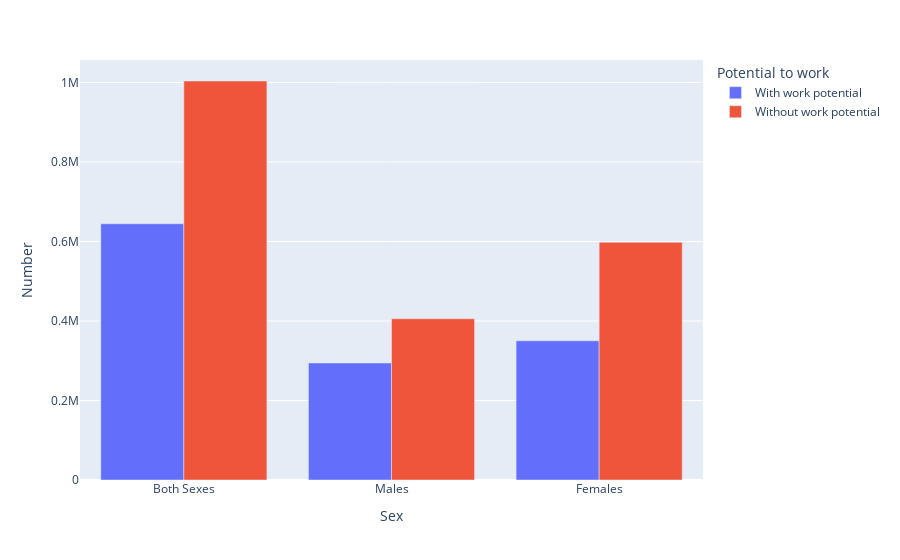

Source (notebook cell):
### Markdown cell above
In our final visualization, we utilize the *male_female* dataframe. Earlier in the notebook we had a visualization which also highlighted gender as a factor for employment, but, it contained gender data separated by ages. The data in this particular dataframe looks strictly on the gender variable to find work potential between genders.

### Code cell
male_female_queried = male_female[~male_female['Potential to work'].str.contains('Total, with or without work potential')]
grouped_male_female = px.bar(male_female_queried, x='Sex', y='Number', color='Potential to work', barmode='group').show()

### Figure 1 — Plotly figure (JSON) as saved in the notebook; plotly's stock layout.template omitted (floating-point values rounded to 4 significant figures)
{"data": [{"alignmentgroup": "True", "hovertemplate": "Potential to work=With work potential <br>Sex=%{x}<br>Number=%{y}<extra></extra>", "legendgroup": "With work potential ", "marker": {"color": "#636efa", "pattern": {"shape": ""}}, "name": "With work potential ", "offsetgroup": "With work potential ", "orientation": "v", "showlegend": true, "textposition": "auto", "type": "bar", "x": ["Both Sexes", "Males", "Females"], "xaxis": "x", "y": [644640, 294440, 350200], "yaxis": "y"}, {"alignmentgroup": "True", "hovertemplate": "Potential to work=Without work potential <br>Sex=%{x}<br>Number=%{y}<extra></extra>", "legendgroup": "Without work potential ", "marker": {"color": "#EF553B", "pattern": {"shape": ""}}, "name": "Without work potential ", "offsetgroup": "Without work potential ", "orientation": "v", "showlegend": true, "textposition": "auto", "type": "bar", "x": ["Both Sexes", "Males", "Females"], "xaxis": "x", "y": [1003820, 405680, 598140], "yaxis": "y"}], "layout": {"barmode": "group", "legend": {"title": {"text": "Potential to work"}, "tracegroupgap": 0}, "margin": {"t": 60}, "xaxis": {"anchor": "y", "domain": [0, 1], "title": {"text": "Sex"}}, "yaxis": {"anchor": "x", "domain": [0, 1], "title": {"text": "Number"}}}}
